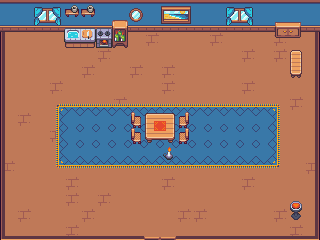

The image is a tile-based game level rendered from a .tmx file. Its description and complete source (layers, tilesets, objects, tile grids) follow:
An orthogonal 20x15 tile map with 16x16 px tiles, 4 tile layers (Desen Katmanı 1, Desen Katmanı 2, Desen Katmanı 3, Desen Katmanı 4).

<map version="1.10" tiledversion="1.12.1" orientation="orthogonal" renderorder="right-down" width="20" height="15" tilewidth="16" tileheight="16" infinite="0" nextlayerid="6" nextobjectid="1">
 <tileset firstgid="1" source="interior_tiles.tsx" />
 <layer id="1" name="Desen Katmanı 1" width="20" height="15">
  <data encoding="csv">
2,2,2,2,2,2,2,2,2,2,289,289,2,2,2,2,2,2,2,2,
50,50,50,50,50,50,50,50,50,50,289,289,50,50,50,50,50,50,50,50,
289,289,289,289,289,289,289,289,289,290,289,289,289,290,289,289,289,290,289,289,
289,289,289,289,289,289,290,289,289,289,289,289,289,289,289,290,289,290,289,289,
289,289,289,289,289,290,289,289,290,289,290,289,289,289,289,289,289,289,289,289,
289,289,289,290,289,289,289,289,289,289,290,289,289,289,289,290,289,289,289,289,
289,289,289,289,289,289,289,290,289,289,289,289,289,289,289,289,289,289,290,289,
289,290,289,289,289,289,289,289,289,289,289,289,290,289,289,289,289,289,289,289,
289,289,289,290,289,289,289,289,289,290,289,289,289,289,289,289,289,289,289,289,
289,289,289,289,289,290,289,289,289,289,289,290,289,290,289,289,290,289,289,289,
290,289,289,289,289,289,289,289,289,289,289,289,289,289,289,289,289,289,289,290,
289,289,289,289,290,289,289,289,289,289,290,289,289,289,289,290,289,289,289,289,
289,289,289,289,290,289,290,289,289,289,289,289,289,289,289,289,289,289,289,289,
289,290,289,289,289,290,289,289,289,289,289,290,290,289,289,289,289,290,289,289,
289,289,289,289,290,289,289,289,289,289,289,289,289,289,289,289,289,289,290,289
</data>
 </layer>
 <layer id="2" name="Desen Katmanı 2" width="20" height="15">
  <data encoding="csv">
0,0,15,16,0,0,0,0,10,2,2,2,2,0,15,16,0,0,0,0,
0,0,63,64,0,0,0,0,58,50,50,50,50,0,63,64,0,0,0,0,
629,0,0,0,0,0,0,0,0,0,0,0,0,0,0,0,0,0,0,625,
629,0,0,0,0,0,0,0,0,0,0,0,0,0,0,0,0,0,0,625,
629,0,0,0,0,0,0,0,0,0,0,0,0,0,0,0,0,0,0,625,
629,0,0,0,0,0,0,0,0,0,0,0,0,0,0,0,0,0,0,625,
629,0,0,161,162,162,162,162,162,162,162,162,162,162,162,162,162,163,0,625,
629,0,0,209,210,210,210,210,210,210,210,210,210,210,210,210,210,211,0,625,
629,0,0,209,210,210,210,210,210,210,210,210,210,210,210,210,210,211,0,625,
629,0,0,209,210,210,210,210,210,210,210,210,210,210,210,210,210,211,0,625,
629,0,0,257,258,258,258,258,258,258,258,258,258,258,258,258,258,259,0,625,
629,0,0,0,0,0,0,0,0,0,0,0,0,0,0,0,0,0,0,625,
629,0,0,0,0,0,0,0,0,0,0,0,0,0,0,0,0,0,0,625,
629,0,0,0,0,0,0,0,0,0,0,0,0,0,0,0,0,0,0,625,
580,531,531,531,531,531,531,531,531,170,170,531,531,531,531,531,531,531,531,578
</data>
 </layer>
 <layer id="3" name="Desen Katmanı 3" width="20" height="15">
  <data encoding="csv">
0,0,105,106,0,0,0,0,0,0,587,588,0,0,105,106,0,0,0,0,
0,0,153,154,691,692,694,693,0,0,635,636,0,0,153,154,0,457,458,0,
0,0,0,0,739,740,742,741,0,0,0,0,0,0,0,0,0,505,506,0,
0,0,0,0,0,0,0,0,0,0,0,0,0,0,0,0,0,0,249,0,
0,0,0,0,0,0,0,0,0,0,0,0,0,0,0,0,0,0,297,0,
0,0,0,0,0,0,0,0,0,0,0,0,0,0,0,0,0,0,0,0,
0,0,0,0,0,0,0,0,0,0,0,0,0,0,0,0,0,0,0,0,
0,0,0,0,0,0,0,0,304,203,204,400,0,0,0,0,0,0,0,0,
0,0,0,0,0,0,0,0,304,251,252,400,0,0,0,0,0,0,0,0,
0,0,0,0,0,0,0,0,0,0,533,0,0,0,0,0,0,0,0,0,
0,0,0,0,0,0,0,0,0,0,0,0,0,0,0,0,0,0,0,0,
0,0,0,0,0,0,0,0,0,0,0,0,0,0,0,0,0,0,0,0,
0,0,0,0,0,0,0,0,0,0,0,0,0,0,0,0,0,0,535,0,
0,0,0,0,0,0,0,0,0,0,0,0,0,0,0,0,0,0,583,0,
0,0,0,0,0,0,0,0,0,0,0,0,0,0,0,0,0,0,0,0
</data>
 </layer>
 <layer id="5" name="Desen Katmanı 4" width="20" height="15">
  <data encoding="csv">
0,0,0,0,493,493,0,0,0,0,0,0,0,0,0,0,0,0,0,0,
0,0,0,0,541,541,0,0,0,0,0,0,0,0,0,0,0,0,0,0,
0,0,0,0,0,0,0,0,0,0,0,0,0,0,0,0,0,0,0,0,
0,0,0,0,0,0,0,0,0,0,0,0,0,0,0,0,0,0,0,0,
0,0,0,0,0,0,0,0,0,0,0,0,0,0,0,0,0,0,0,0,
0,0,0,0,0,0,0,0,0,0,0,0,0,0,0,0,0,0,0,0,
0,0,0,0,0,0,0,0,0,0,0,0,0,0,0,0,0,0,0,0,
0,0,0,0,0,0,0,0,0,0,0,0,0,0,0,0,0,0,0,0,
0,0,0,0,0,0,0,0,0,0,0,0,0,0,0,0,0,0,0,0,
0,0,0,0,0,0,0,0,0,0,0,0,0,0,0,0,0,0,0,0,
0,0,0,0,0,0,0,0,0,0,0,0,0,0,0,0,0,0,0,0,
0,0,0,0,0,0,0,0,0,0,0,0,0,0,0,0,0,0,0,0,
0,0,0,0,0,0,0,0,0,0,0,0,0,0,0,0,0,0,0,0,
0,0,0,0,0,0,0,0,0,0,0,0,0,0,0,0,0,0,0,0,
0,0,0,0,0,0,0,0,0,0,0,0,0,0,0,0,0,0,0,0
</data>
 </layer>
</map>
